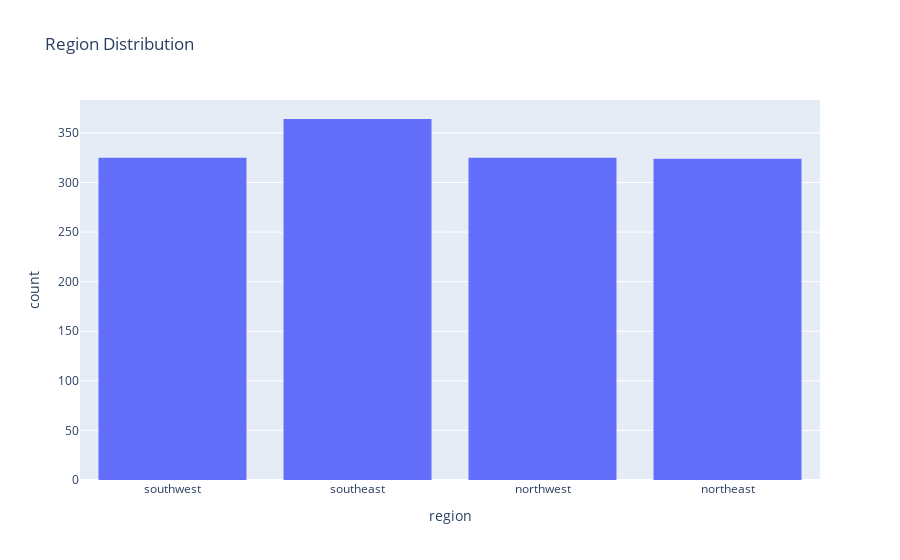

Write notebook code for a chart like this one.
### Code cell
px.histogram(medical_df,
             x='region',
             title='Region Distribution')

### Figure 1 — Plotly figure (JSON) as saved in the notebook; plotly's stock layout.template omitted (floating-point values rounded to 4 significant figures; data arrays with more than 128 entries replaced by an {"elided": "..."} marker saying what was removed)
{"data": [{"bingroup": "x", "hovertemplate": "region=%{x}<br>count=%{y}<extra></extra>", "legendgroup": "", "marker": {"color": "#636efa", "pattern": {"shape": ""}}, "name": "", "orientation": "v", "showlegend": false, "type": "histogram", "x": {"elided": "1338 str values"}, "xaxis": "x", "yaxis": "y"}], "layout": {"barmode": "relative", "legend": {"tracegroupgap": 0}, "title": {"text": "Region Distribution"}, "xaxis": {"anchor": "y", "domain": [0, 1], "title": {"text": "region"}}, "yaxis": {"anchor": "x", "domain": [0, 1], "title": {"text": "count"}}}}
